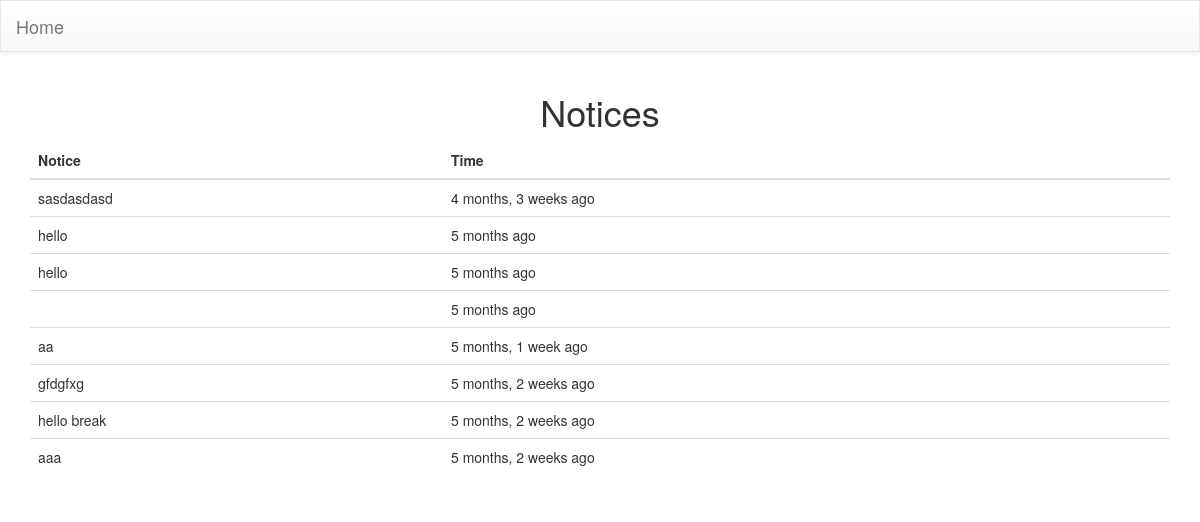
The page /notice/ on the database its author committed.
### userlogin/models.py (models this page shows)
class Notice(models.Model):
    notice_text = models.TextField()
    time_added = models.DateTimeField(auto_now=False, auto_now_add=True)

### userlogin/views.py (the view)
# urls.py: url(r'^notice/$', NoticeView.as_view()),
class NoticeView(TemplateView):
    template_name = 'notice.html'
    def get(self, request):
        notice = Notice.objects.all().order_by('-time_added')
        context = {"notice": notice}
        return render(request,'notice.html',context)

### templates/notice.html (shortened to what this page needs)
{% extends 'base.html' %}
{% block content %}
    <div class="container">
        <h1 class=" text-center">Notices </h1>
        <table class="table">
    <thead>
      <tr>
        <th>Notice</th>
        <th>Time</th>
      </tr>
    </thead>
    <tbody>
    {% for msg in notice %}
      <tr>
        <td>{{ msg.notice_text }}</td>
        <td>{{ msg.time_added|timesince }} ago</td>
      </tr>
    {% endfor %}
    </tbody>
  </table>
    </div>
{% endblock content %}

### rows shown on the page
Notice: notice_text "sasdasdasd", time_added "4 months, 3 weeks"
Notice: notice_text "hello", time_added "5 months"
Notice: notice_text "hello", time_added "5 months"
Notice: time_added "5 months"
Notice: notice_text "aa", time_added "5 months, 1 week"
Notice: notice_text "gfdgfxg", time_added "5 months, 2 weeks"
Notice: notice_text "hello break", time_added "5 months, 2 weeks"
Notice: notice_text "aaa", time_added "5 months, 2 weeks"
